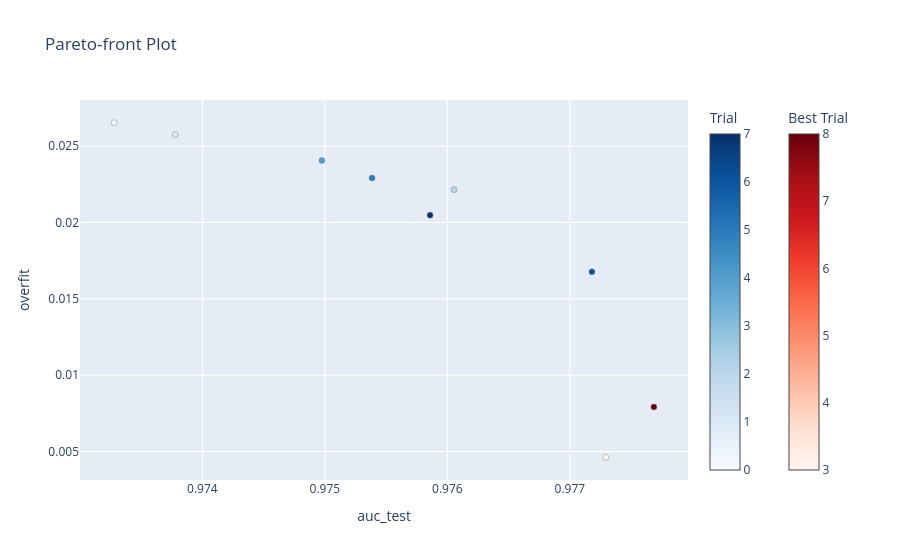
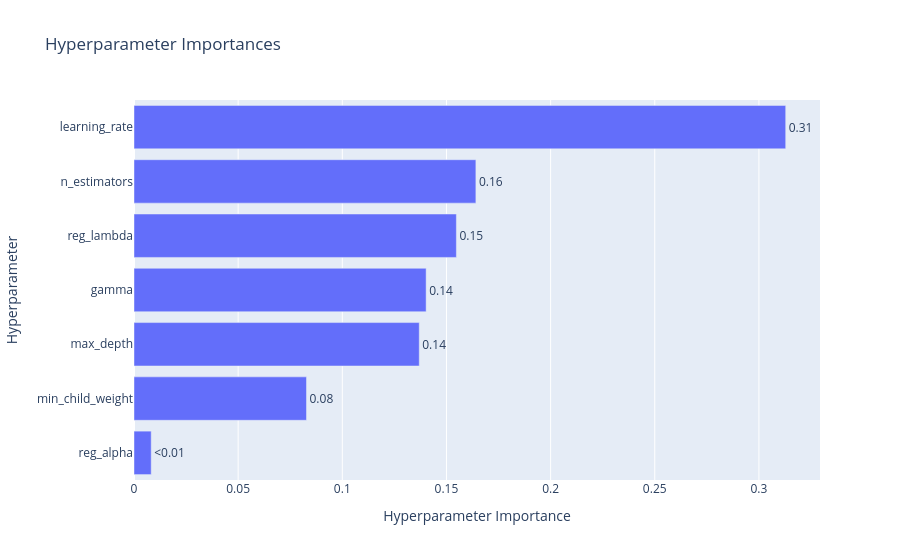
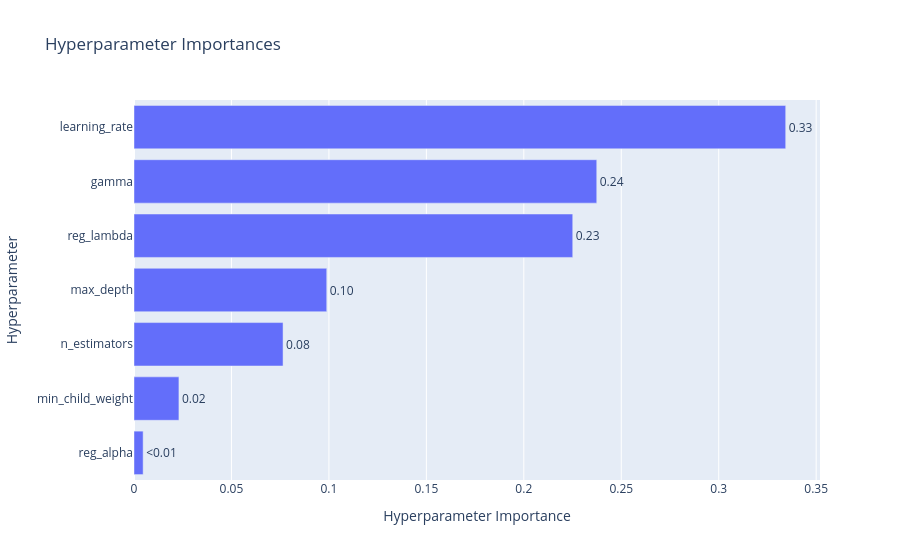

Notebook code cell kept with these figures, in order:
### Code cell
optuna.visualization.plot_pareto_front(xgb_study, target_names=['auc_test', 'overfit']).show()
optuna.visualization.plot_param_importances(xgb_study, target=lambda t: t.values[0], target_name="auc_test").show()
optuna.visualization.plot_param_importances(xgb_study, target=lambda t: t.values[1], target_name="overfit").show()


print("总试验次数：", len(xgb_study.trials))

print("帕累托最优解集(Pareto front):")
trials = sorted(xgb_study.best_trials, key=lambda t: t.values) # 对字典best_trials按values从小到达排序
for trial in trials:
    print("     Trial:", trial.number)
    print(f"    Values: auc_test={trial.values[0]}, overfit={ trial.values[1]}")
    print("    Params: ", trial.params, '\n')


#optuna.visualization.plot_optimization_history(xgb_study).show()
#optuna.visualization.plot_param_importances(xgb_study).show()
#optuna.visualization.plot_slice(xgb_study).show()
#optuna.visualization.plot_parallel_coordinate(xgb_study).show()
# Get the best hyperparameters for each model
#best_xgb_params = xgb_study.best_params
#print(best_xgb_params)

### Figure 1 — Plotly figure (JSON) as saved in the notebook; plotly's stock layout.template omitted (floating-point values rounded to 4 significant figures)
{"data": [{"hovertemplate": "%{text}<extra>Trial</extra>", "marker": {"color": [0, 1, 2, 4, 5, 6, 7], "colorbar": {"title": {"text": "Trial"}}, "colorscale": [[0, "rgb(247,251,255)"], [0.125, "rgb(222,235,247)"], [0.25, "rgb(198,219,239)"], [0.375, "rgb(158,202,225)"], [0.5, "rgb(107,174,214)"], [0.625, "rgb(66,146,198)"], [0.75, "rgb(33,113,181)"], [0.875, "rgb(8,81,156)"], [1, "rgb(8,48,107)"]], "line": {"color": "Grey", "width": 0.5}}, "mode": "markers", "showlegend": false, "text": ["{<br>  \"number\": 0,<br>  \"values\": [<br>    0.9732798422724294,<br>    0.0265200176772592<br>  ],<br>  \"params\": {<br>    \"learning_rate\": 0.47622350643138367,<br>    \"n_estimators\": 550,<br>    \"max_depth\": 6,<br>    \"min_child_weight\": 34,<br>    \"gamma\": 0.36314427619013995,<br>    \"reg_alpha\": 2.822908961453594,<br>    \"reg_lambda\": 1.0127121778038464<br>  }<br>}", "{<br>  \"number\": 1,<br>  \"values\": [<br>    0.9737782937203657,<br>    0.025744900981327423<br>  ],<br>  \"params\": {<br>    \"learning_rate\": 0.35226445745706164,<br>    \"n_estimators\": 800,<br>    \"max_depth\": 6,<br>    \"min_child_weight\": 90,<br>    \"gamma\": 0.35113166638907994,<br>    \"reg_alpha\": 3.6028370551069915,<br>    \"reg_lambda\": 0.7532492568027305<br>  }<br>}", "{<br>  \"number\": 2,<br>  \"values\": [<br>    0.9760547713117849,<br>    0.022141053064458793<br>  ],<br>  \"params\": {<br>    \"learning_rate\": 0.28592420941032515,<br>    \"n_estimators\": 250,<br>    \"max_depth\": 5,<br>    \"min_child_weight\": 85,<br>    \"gamma\": 0.4009646151145635,<br>    \"reg_alpha\": 0.5545108960947184,<br>    \"reg_lambda\": 0.5511528629680805<br>  }<br>}", "{<br>  \"number\": 4,<br>  \"values\": [<br>    0.9749757923628217,<br>    0.024050957141298124<br>  ],<br>  \"params\": {<br>    \"learning_rate\": 0.3179601064951838,<br>    \"n_estimators\": 400,<br>    \"max_depth\": 5,<br>    \"min_child_weight\": 91,<br>    \"gamma\": 0.28431849487455063,<br>    \"reg_alpha\": 0.7793539391130584,<br>    \"reg_lambda\": 1.7814983661428494<br>  }<br>}", "{<br>  \"number\": 5,<br>  \"values\": [<br>    0.9753852812226836,<br>    0.02290497388844781<br>  ],<br>  \"params\": {<br>    \"learning_rate\": 0.40062288339904834,<br>    \"n_estimators\": 250,<br>    \"max_depth\": 4,<br>    \"min_child_weight\": 23,<br>    \"gamma\": 0.30888896702442137,<br>    \"reg_alpha\": 3.26911472629149,<br>    \"reg_lambda\": 0.5630972776188325<br>  }<br>}", "{<br>  \"number\": 6,<br>  \"values\": [<br>    0.9771799864286991,<br>    0.01676210642731879<br>  ],<br>  \"params\": {<br>    \"learning_rate\": 0.18155661408360083,<br>    \"n_estimators\": 150,<br>    \"max_depth\": 4,<br>    \"min_child_weight\": 74,<br>    \"gamma\": 0.2801845704786129,<br>    \"reg_alpha\": 1.4922499706213355,<br>    \"reg_lambda\": 5.768457647772965<br>  }<br>}", "{<br>  \"number\": 7,<br>  \"values\": [<br>    0.9758587039883648,<br>    0.0204723231124736<br>  ],<br>  \"params\": {<br>    \"learning_rate\": 0.49860691423368947,<br>    \"n_estimators\": 100,<br>    \"max_depth\": 4,<br>    \"min_child_weight\": 39,<br>    \"gamma\": 0.3134430462481393,<br>    \"reg_alpha\": 4.54532695907731,<br>    \"reg_lambda\": 5.312775444574<br>  }<br>}"], "type": "scatter", "x": [0.9733, 0.9738, 0.9761, 0.975, 0.9754, 0.9772, 0.9759], "y": [0.02652, 0.02574, 0.02214, 0.02405, 0.0229, 0.01676, 0.02047]}, {"hovertemplate": "%{text}<extra>Best Trial</extra>", "marker": {"color": [3, 8], "colorbar": {"title": {"text": "Best Trial"}, "x": 1.1, "xpad": 40}, "colorscale": [[0, "rgb(255,245,240)"], [0.125, "rgb(254,224,210)"], [0.25, "rgb(252,187,161)"], [0.375, "rgb(252,146,114)"], [0.5, "rgb(251,106,74)"], [0.625, "rgb(239,59,44)"], [0.75, "rgb(203,24,29)"], [0.875, "rgb(165,15,21)"], [1, "rgb(103,0,13)"]], "line": {"color": "Grey", "width": 0.5}}, "mode": "markers", "showlegend": false, "text": ["{<br>  \"number\": 3,<br>  \"values\": [<br>    0.9772931732093664,<br>    0.004626801681670845<br>  ],<br>  \"params\": {<br>    \"learning_rate\": 0.022464554002637853,<br>    \"n_estimators\": 450,<br>    \"max_depth\": 3,<br>    \"min_child_weight\": 37,<br>    \"gamma\": 0.2075956069423405,<br>    \"reg_alpha\": 2.0605777556821456,<br>    \"reg_lambda\": 7.522859299807767<br>  }<br>}", "{<br>  \"number\": 8,<br>  \"values\": [<br>    0.9776855132468147,<br>    0.00792181052237717<br>  ],<br>  \"params\": {<br>    \"learning_rate\": 0.01578330974375228,<br>    \"n_estimators\": 500,<br>    \"max_depth\": 4,<br>    \"min_child_weight\": 37,<br>    \"gamma\": 0.2200936173647705,<br>    \"reg_alpha\": 4.238347495287165,<br>    \"reg_lambda\": 7.80887495009921<br>  }<br>}"], "type": "scatter", "x": [0.9773, 0.9777], "y": [0.004627, 0.007922]}], "layout": {"title": {"text": "Pareto-front Plot"}, "xaxis": {"title": {"text": "auc_test"}}, "yaxis": {"title": {"text": "overfit"}}}}

### Figure 2 — Plotly figure (JSON) as saved in the notebook; plotly's stock layout.template omitted (floating-point values rounded to 4 significant figures)
{"data": [{"cliponaxis": false, "hovertemplate": ["reg_alpha (FloatDistribution): 0.008257719218135803<extra></extra>", "min_child_weight (IntDistribution): 0.08281018602802268<extra></extra>", "max_depth (IntDistribution): 0.13694007677531117<extra></extra>", "gamma (FloatDistribution): 0.14024209043170738<extra></extra>", "reg_lambda (FloatDistribution): 0.15476587720608323<extra></extra>", "n_estimators (IntDistribution): 0.16412425417676355<extra></extra>", "learning_rate (FloatDistribution): 0.31285979616397624<extra></extra>"], "name": "auc_test", "orientation": "h", "text": ["<0.01", "0.08", "0.14", "0.14", "0.15", "0.16", "0.31"], "textposition": "outside", "type": "bar", "x": [0.008258, 0.08281, 0.1369, 0.1402, 0.1548, 0.1641, 0.3129], "y": ["reg_alpha", "min_child_weight", "max_depth", "gamma", "reg_lambda", "n_estimators", "learning_rate"]}], "layout": {"title": {"text": "Hyperparameter Importances"}, "xaxis": {"title": {"text": "Hyperparameter Importance"}}, "yaxis": {"title": {"text": "Hyperparameter"}}}}

### Figure 3 — Plotly figure (JSON) as saved in the notebook; plotly's stock layout.template omitted (floating-point values rounded to 4 significant figures)
{"data": [{"cliponaxis": false, "hovertemplate": ["reg_alpha (FloatDistribution): 0.004688600460135928<extra></extra>", "min_child_weight (IntDistribution): 0.02305089228807417<extra></extra>", "n_estimators (IntDistribution): 0.07647280634920314<extra></extra>", "max_depth (IntDistribution): 0.09888802980617845<extra></extra>", "reg_lambda (FloatDistribution): 0.22510556378347027<extra></extra>", "gamma (FloatDistribution): 0.23742788813406612<extra></extra>", "learning_rate (FloatDistribution): 0.33436621917887194<extra></extra>"], "name": "overfit", "orientation": "h", "text": ["<0.01", "0.02", "0.08", "0.10", "0.23", "0.24", "0.33"], "textposition": "outside", "type": "bar", "x": [0.004689, 0.02305, 0.07647, 0.09889, 0.2251, 0.2374, 0.3344], "y": ["reg_alpha", "min_child_weight", "n_estimators", "max_depth", "reg_lambda", "gamma", "learning_rate"]}], "layout": {"title": {"text": "Hyperparameter Importances"}, "xaxis": {"title": {"text": "Hyperparameter Importance"}}, "yaxis": {"title": {"text": "Hyperparameter"}}}}
